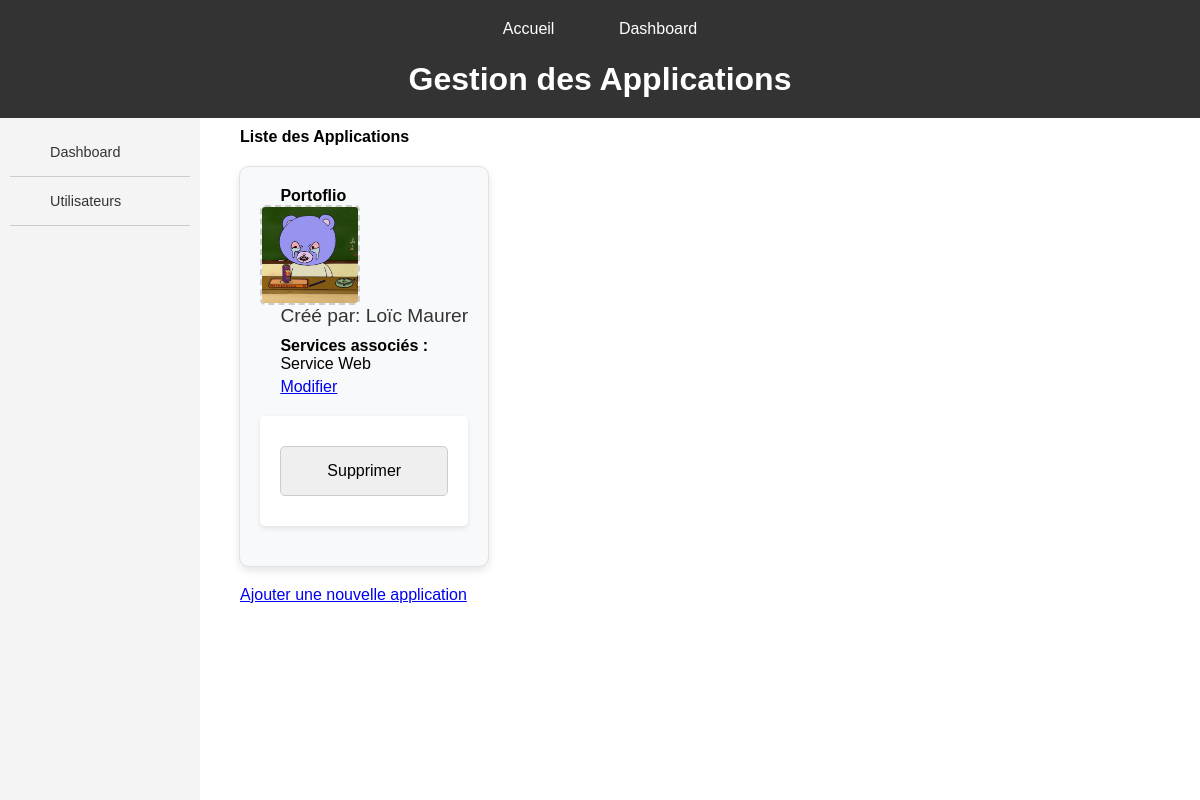
Page /applications/home/ on the committed database.
### servops/models.py (models this page shows, shortened)
class Application(models.Model):
    name = models.CharField(max_length=200)
    logo = models.ImageField(upload_to='logos/')
    user = models.ForeignKey(ServUser, on_delete=models.CASCADE, related_name='applications')
    services = models.ManyToManyField(Service, related_name='applications')
    launch_server = models.ForeignKey(Server, on_delete=models.CASCADE, related_name='applications')

class ServUser(models.Model):
    first_name = models.CharField(max_length=100)
    last_name = models.CharField(max_length=100)
    email = models.EmailField(unique=True)
    def __str__(self):
        return self.first_name + ' ' + self.last_name

class Service(models.Model):
    name = models.CharField(max_length=200)
    launch_date = models.DateField()
    memory_used = models.IntegerField()
    required_memory = models.IntegerField()
    launch_server = models.ForeignKey(Server, on_delete=models.CASCADE, related_name='services')

### servops/views.py (the view)
# urls.py: path('applications/home/', views.applications_home, name='applications_home'),
def applications_home(request):
    return list_view(request, Application, 'servops/CRUD/CRUD_applications/home.html', 'applications')

### servops/views.py (called while the page is built)
def list_view(request, model, template_name, context_name):
    items = model.objects.all()
    return render(request, template_name, {context_name: items})

### servops/templates/servops/CRUD/CRUD_applications/home.html (shortened to what this page needs)
{% extends 'servops/MAIN/main_dashboard.html' %}
{% block header %}Gestion des Applications{% endblock %}
{% block sidebar %}
    <li><a href="{% url 'dashboard'%}">Dashboard</a></li>
    <li><a href="{% url 'users_crud'%}">Utilisateurs</a></li>
{% endblock %}
{% block content %}
<h2>Liste des Applications</h2>
<div class="container">
    {% for application in applications %}
    <div class="service-box">
        <h3>{{ application.name }}</h3>
        <img src="{{ application.logo.url }}" alt="{{ application.name }}" class="image-upload">
        <p>Créé par: {{ application.user }}</p>
        <h3>Services associés :</h3>
        <ul>
            {% for service in application.services.all %}
            <li>{{ service.name }}</li>
            {% endfor %}
        </ul>
        <a href="{% url 'update_application' application.id %}">Modifier</a>
        <form action="{% url 'delete_application' application.id %}" method="post">
            <input type="submit" value="Supprimer">
        </form>
    </div>
    {% endfor %}
</div>
<a href="{% url 'create_application' %}">Ajouter une nouvelle application</a>
{% endblock %}

### servops/static/main.css (style rules this page uses)
* { margin: 0; padding: 0; box-sizing: border-box; }
html, body { width: 100%; height: 100%; font-family: Arial, sans-serif; }
html { scroll-behavior: smooth; }
.bar ul li { padding: 8px 10px; border-bottom: 1px solid #ccc; font-size: 0.9em; }
.bar ul li a { text-decoration: none; color: #333; display: block; padding: 8px 10px; }
main p, main h1, main h2, main h3, a { font-size: 1em; margin-left: 20px; }
form { max-width: 600px; margin: 20px auto; padding: 20px; background-color: #fff; border-radius: 5px; box-shadow: 0 2px 5px rgba(0, 0, 0, 0.1); }
input[type="text"], input[type="email"], input[type="password"], input[type="number"], input, select textarea { width: 100%; padding: 15px; margin: 10px 0; border: 1px solid #ccc; border-radius: 5px; font-size: 1em; }
.image-upload { height: 100px; width: 100px; display: flex; justify-content: center; align-items: center; border: 2px dashed #ccc; border-radius: 5px; cursor: pointer; }
.container { display: flex; flex-wrap: wrap; gap: 20px; }
.service-box { margin: 2%; background-color: #f8f9fa; border: 1px solid #dee2e6; padding: 20px; border-radius: 10px; box-shadow: 0 4px 8px rgba(0, 0, 0, 0.1); transition: transform 0.2s ease, box-shadow 0.2s ease; }
.service-box p { font-size: 1.2em; color: #333; margin-bottom: 10px; }
.service-box ul { list-style-type: none; padding: 0; }
.service-box ul li { margin-bottom: 5px; }
.service-box ul { margin-left: 20px; }

### rows in the picture
Application: name "Portoflio", logo (picture), user "Loïc Maurer"
Service: name "Service Web"
